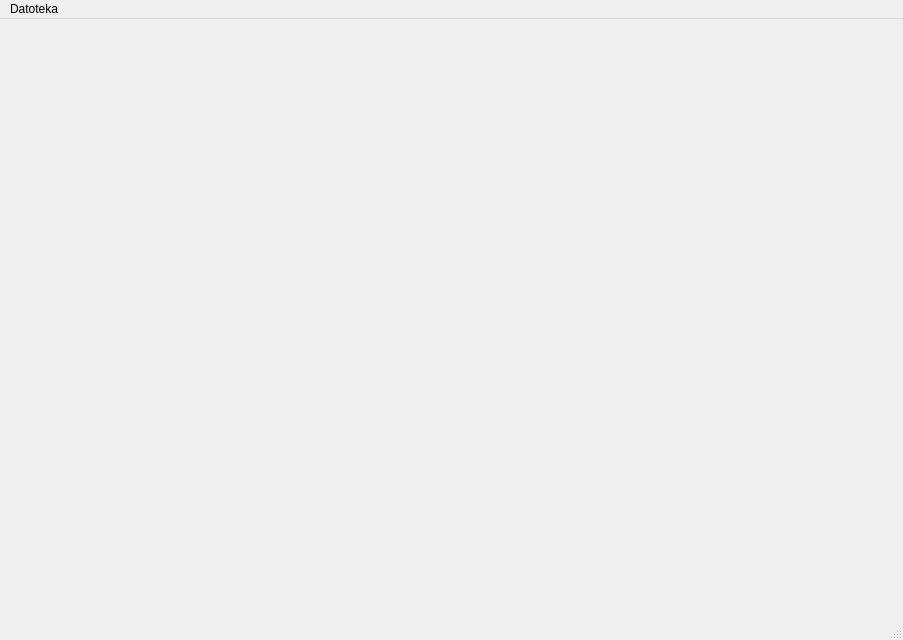
<?xml version="1.0" encoding="UTF-8"?>
<ui version="4.0">
 <class>MainWindow</class>
 <widget class="QMainWindow" name="MainWindow">
  <property name="geometry">
   <rect>
    <x>0</x>
    <y>0</y>
    <width>903</width>
    <height>640</height>
   </rect>
  </property>
  <property name="windowTitle">
   <string>MainWindow</string>
  </property>
  <widget class="QWidget" name="centralwidget"/>
  <widget class="QMenuBar" name="menubar">
   <property name="geometry">
    <rect>
     <x>0</x>
     <y>0</y>
     <width>903</width>
     <height>21</height>
    </rect>
   </property>
   <widget class="QMenu" name="menuDatoteka">
    <property name="title">
     <string>Datoteka</string>
    </property>
   </widget>
   <addaction name="menuDatoteka"/>
  </widget>
  <widget class="QStatusBar" name="statusbar"/>
 </widget>
 <resources/>
 <connections/>
</ui>
